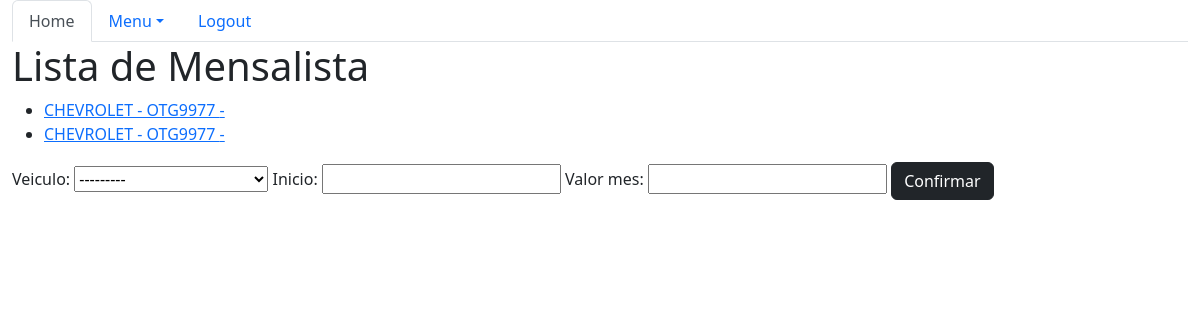
/sistema/mensalistas/, run on the app's committed database.
### core/models.py (models this page shows, shortened)
class Mensalista(models.Model):
    veiculo = models.ForeignKey(Veiculo, on_delete=models.CASCADE)
    inicio = models.DateField()
    valor_mes = models.DecimalField(max_digits=6, decimal_places=2)

class Veiculo(models.Model):
    marca = models.ForeignKey(Marca, on_delete=models.CASCADE)
    placa = models.CharField(max_length=7)
    proprietario = models.ForeignKey(Pessoa, on_delete=models.CASCADE)
    cor = models.CharField(max_length=15)
    observacoes = models.TextField()
    def __str__(self):
        return self.marca.nome + ' - ' + self.placa

class Marca(models.Model):
    nome = models.CharField(max_length=50)

### core/views.py (the view)
# urls.py: path('mensalistas/', lista_mensalista, name='core_lista_mensalistas'),
def lista_mensalista(request):
    mensalistas = Mensalista.objects.all()
    form = MensalistaForm
    data = {'mensalistas': mensalistas, 'form': form}
    return render(request, 'core/lista_mensalista.html', data)

### core/templates/core/lista_mensalista.html (shortened to what this page needs)
{% extends 'base.html' %}
{% load bootstrap %}
{% block menu %}
    <ul class="nav nav-tabs">
        <li class="nav-item">
        <a class="nav-link active" aria-current="page" href="{% url 'core_home' %}">Home</a>
        </li>
        <li class="nav-item dropdown">
        <a class="nav-link dropdown-toggle" data-bs-toggle="dropdown" href="#" role="button" aria-expanded="false">Menu</a>
        </li>
        <li class="nav-item">
        <a class="nav-link" href="#">Logout</a>
        </li>
    </ul>
{% endblock menu %}
{% block main %}
<!DOCTYPE html>
<html lang="pt-br">
<head>
</head>
<body>
  <div class="row">
    <div class="col">
      <h1>Lista de Mensalista</h1>
      <ul>
      {% for mensalista in mensalistas %}
        <li>
          <a href="{% url 'core_mensalistas_update' mensalista.id%}">
            {{mensalista.veiculo}} - {{mensalista.placa}}
          </a>
        </li>
      {%endfor%}
      </ul>
      <form action="{% url 'core_mensalistas_novo' %}" method="POST">
        {{ form|bootstrap }}
        <button type="submit" class="btn btn-dark">Confirmar</button>
      </form>
    </div>
  </div>
</body>
</html>
{% endblock %}

### data on the page
Mensalista: veiculo "CHEVROLET - OTG9977"
Mensalista: veiculo "CHEVROLET - OTG9977"
